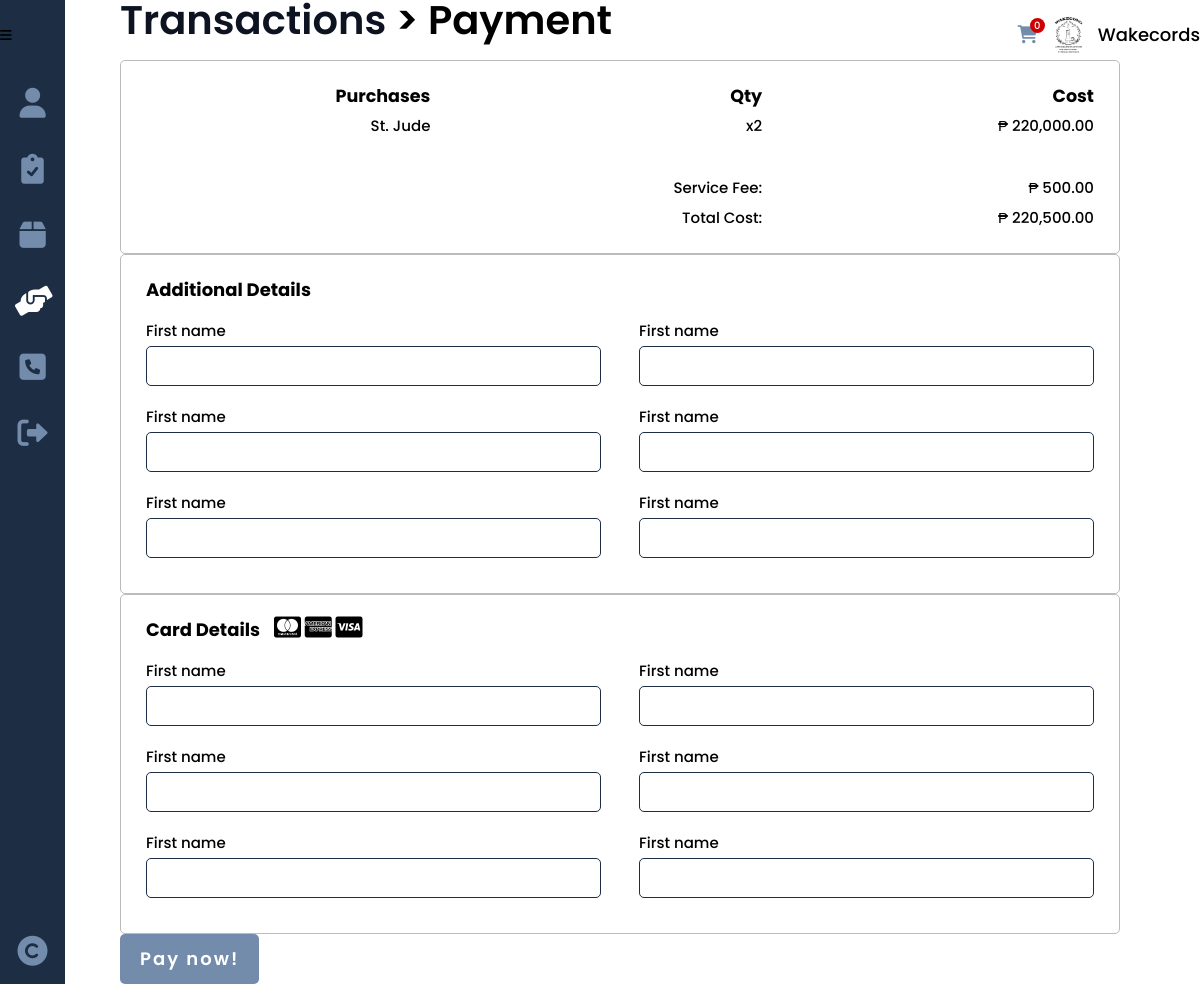
The app's page /payment.php (signed in), older data.
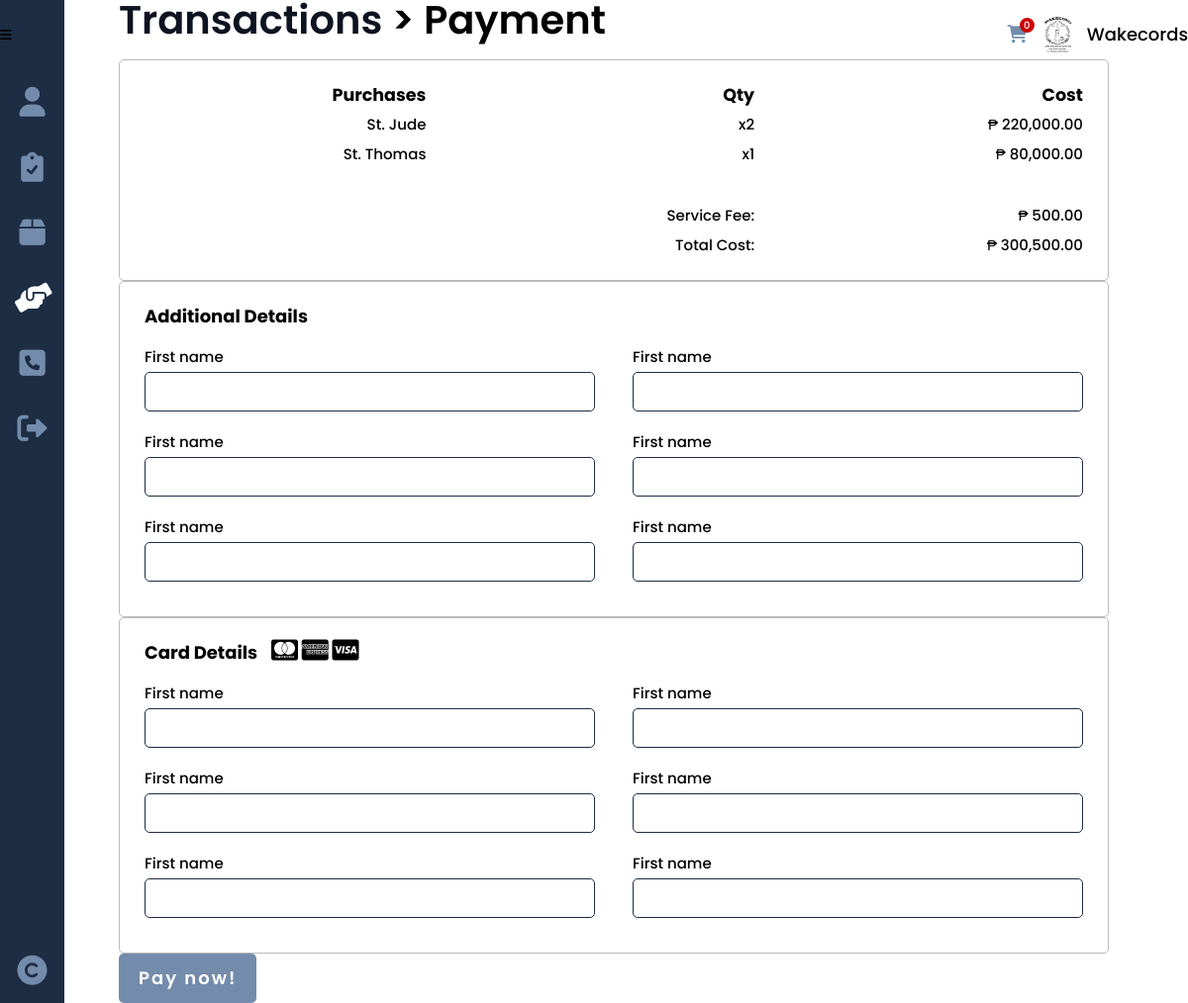
The same page, newer data.
### tables this page shows
CREATE TABLE `purchase` (
  `purchase_id` int(8) NOT NULL,
  `seeker_id` int(8) NOT NULL,
  `service_id` int(8) NOT NULL,
  `purchase_total` decimal(9,2) NOT NULL,
  `purchase_qty` int(2) NOT NULL,
  `purchase_date` date NOT NULL,
  `purchase_status` varchar(15) NOT NULL
);

CREATE TABLE `funeral` (
  `service_id` int(8) NOT NULL,
  `funeral_name` varchar(50) NOT NULL,
  `funeral_type` varchar(20) NOT NULL
);

### others/db.php (called while the page is built, shortened)
<?php
	class DB
	{
		static $hostname = "localhost";
		static $dbname = "wakecords";
		static $username  = "root";
		static $password = "";
		public static function query($sql, $params=array(), $transactType)
		{
			$rows = array();
			try
			{
				$db = new PDO("mysql:host=". self::$hostname ."; dbname=". self::$dbname,  self::$username,  self::$password);
				$db->setAttribute(PDO::ATTR_ERRMODE, PDO::ERRMODE_EXCEPTION);
				$cmd = $db->prepare($sql);
				$cmd->execute($params);
				if($transactType == "READ")
					$rows = $cmd->fetchAll();
				else
					$rows = $db->lastInsertId();
			}
			catch(PDOException $e)
			{
				echo $e->getMessage();
			}
			return $rows;
		}
	}

### others/functions.php (called while the page is built, shortened)
<?php
	require_once("others/db.php");
	function read($table, $attr, $data){
		if(count($attr) == 1){
			return DB::query("SELECT * FROM ".$table." WHERE ".$attr[0]."=?", array($data[0]), "READ");
		}
		else if(count($attr) == 2) {
			return DB::query("SELECT * FROM ".$table." WHERE ".$attr[0]."=? and ".$attr[1]."=?", array($data[0], $data[1]), "READ");
		}
		else if(count($attr) == 3) {
			return DB::query("SELECT * FROM ".$table." WHERE ".$attr[0]."=? and ".$attr[1]."=? and ".$attr[2]."=?", array($data[0], $data[1], $data[2]), "READ");
		}
	}
	function service_type($type, $service_id){
		switch($type){
			case "funeral":
				$result = read($type, ["service_id"], [$service_id]);
				break;
		}
		return $result[0];
	}

### payment.php (the view, shortened to what this page needs)
<?php
	include("others/functions.php");
	include("others/head.php");
	$single_payment = (isset($_GET['purchaseid'])) ? true:false;
?>
<body>
	<div class="container">
		<?php include("others/header.php"); ?>
		<div class="banner">
			<?php
			$this_page = "transact";
			include("others/sidebar.php"); ?>
			<section class="banner-con">
				<div class="wrapper">
					<div class="banner-div">
						<h2>
							<?php
								echo ($single_payment) ? "<a href='purchase.php'>Purchase</a>":"<a href='cart.php'>Transactions</a>";
							?>
						<span>> Payment</span></h2>
						<form action="post">
							<div class="banner-section card">
								<ul>
									<li><h3>Purchases</h3></li>
									<li><h3>Qty</h3></li>
									<li><h3>Cost</h3></li>
								</ul>
								<?php
									if($single_payment) $list = read("purchase", ["seeker_id", "purchase_id", "purchase_status"], [$_SESSION['seeker'], $_GET['purchaseid'], "to pay"]);
									else $list = read("purchase", ["seeker_id", "purchase_status"], [$_SESSION['seeker'], "to pay"]);
									if(count($list)>0){
										$total = 0;
										$service_fee = 500;
										foreach($list as $results){
											$service_ = read("services", ["service_id"], [$results['service_id']]);
											$service_ = $service_[0];
											$differ_ = service_type($service_['service_type'], $service_['service_id']);
											echo "
											<ul>
												<li>".$differ_[1]."</li>
												<li>x".$results['purchase_qty']."</li>
												<li>₱ ".number_format($results['purchase_total'],2,'.',',')."</li>
											</ul>
											";
											$total += $results['purchase_total'];
										}
										$total += $service_fee;
									}
								?>
								<div class='hr full-width'></div>
								<ul>
									<li></li>
									<li>Service Fee:</li>
									<li>₱ <?php echo number_format($service_fee,2,'.',','); ?></li>
								</ul>
								<ul>
									<li></li>
									<li>Total Cost:</li>
									<li>₱ <?php echo number_format($total,2,'.',','); ?></li>
								</ul>
							</div>
							<div class="banner-section details card">
								<h3>Additional Details</h3>
								<div class="details-con">
									<div>
										<label for="label-name">First name</label>
										<input type="text" name="" id="label-name" placeholder="">
									</div>
									<div>
										<label for="label-name">First name</label>
										<input type="text" name="" id="label-name" placeholder="">
									</div>
									<div>
										<label for="label-name">First name</label>
										<input type="text" name="" id="label-name" placeholder="">
									</div>
									<div>
										<label for="label-name">First name</label>
										<input type="text" name="" id="label-name" placeholder="">
									</div>
									<div>
										<label for="label-name">First name</label>
										<input type="text" name="" id="label-name" placeholder="">
									</div>
									<div>
										<label for="label-name">First name</label>
										<input type="text" name="" id="label-name" placeholder="">
									</div>
								</div>
							</div>
							<div class="banner-section details card">
								<h3>Card Details
									<ul>
										<li><i class="fa-brands fa-cc-mastercard"></i></li>
										<li><i class="fa-brands fa-cc-amex"></i></li>
										<li><i class="fa-brands fa-cc-visa"></i></li>
									</ul>
								</h3>
								<div class="details-con">
									<div>
										<label for="label-name">First name</label>
										<input type="text" name="" id="label-name" placeholder="">
									</div>
									<div>
										<label for="label-name">First name</label>
										<input type="text" name="" id="label-name" placeholder="">
									</div>
									<div>
										<label for="label-name">First name</label>
										<input type="text" name="" id="label-name" placeholder="">
									</div>
									<div>
										<label for="label-name">First name</label>
										<input type="text" name="" id="label-name" placeholder="">
									</div>
									<div>
										<label for="label-name">First name</label>
										<input type="text" name="" id="label-name" placeholder="">
									</div>
									<div>
										<label for="label-name">First name</label>
										<input type="text" name="" id="label-name" placeholder="">
									</div>
								</div>
							</div>
							<button class='btn'>Pay now!</button>
						</form>
					</div>
				</div>
			</section>
		</div>
	</div>
</body>
</html>

### others/head.php (shortened to what this page needs)
<!DOCTYPE html>
<html lang="en">
<head>
	<link href="https://cdnjs.cloudflare.com/ajax/libs/font-awesome/6.0.0/css/all.min.css" rel="stylesheet">
	<link rel="stylesheet" href="https://unpkg.com/open-props"/>
	<link rel="stylesheet" href="css/style.css">
</head>

### others/header.php
<div class="header">
	<button class="header-btn" data-menu-icon>
		<i class="fa-solid fa-bars"></i>
	</button>
	<picture>
		<?php
			if(isset($_SESSION['seeker'])){
		?>
			<div>
				<a href="cart.php">
					<i class="fa-solid fa-cart-shopping"></i>
					<?php
						echo "
						<span>".count(read('cart', ['seeker_id'], [$_SESSION['seeker']]))."</span>
						";
					?>
				</a>
			</div>
		<?php
			}
		?>
		<img class="header-logo" src="images/main-logo.png" alt="">
		<div>Wakecords</div>
	</picture>
</div>

### others/sidebar.php (shortened to what this page needs)
<ul class="sidebar " data-sidebar>
  <li class="sidebar-list">
    <a class="sidebar-link <?php echo ($this_page == 'profile')?'active':''; ?>" href="profile.php" title="Profile">
      <i class="fa-solid fa-user"></i>
    </a>
  </li>
  <li class="sidebar-list">
    <a class="sidebar-link <?php echo ($this_page == 'services')?'active':''; ?>" href="get_started.php" title="Services">
      <i class="fa-solid fa-clipboard-check"></i>
    </a>
  </li>
  <li class="sidebar-list">
    <a class="sidebar-link <?php echo ($this_page == 'feedback')?'active':''; ?>" href="feedback.php" title="Feedback">
      <i class="fas fa-box"></i>
    </a>
  </li>
  <li class="sidebar-list">
    <a class="sidebar-link <?php echo ($this_page == 'transact')?'active':''; ?>" href="cart.php" title="Transactions">
      <i class="fas fa-hands-helping"></i>
    </a>
  </li>
  <li class="sidebar-list">
    <a class="sidebar-link <?php echo ($this_page == 'contact')?'active':''; ?>" href="contact.php" title="Contact Us">
      <i class="fas fa-phone-square"></i>
    </a>
  </li>
  <li class="sidebar-list">
    <a class="sidebar-link" href="logout.php" title="Logout" onclick='return confirm("Are you sure you want to logout?");'>
      <i class="fa-solid fa-right-from-bracket"></i>
    </a>
  </li>
  <li class="sidebar-list">
    <a class="sidebar-link">
      <i class="fa-solid fa-copyright"></i>
    </a>
  </li>
</ul>

### css/style.css (style rules this page uses)
:root { --dark-blue:#0d1321; --light-blue:#1d2d44; --pale-blue:#3e5c76; --light-gray:#748cab; --peach:#f0ebd8; --header-height:70px; --red: hsl(0,100%,40%); --green: hsl(133, 75%, 30%); --blue: hsl(180, 75%, 40%); }
* { padding:0;margin:0;box-sizing:border-box;resize:none;outline:none;border:none;text-decoration:none;list-style:none; }
body { font:500 18px/30px Poppins,sans-serif; }
.wrapper { width:90%;margin:0 auto 0 120px;padding-bottom:var(--size-8); }
section, main { padding:100px 0;background:#fff; }
.hr { width:50%;height:2px;background:var(--light-gray);margin-bottom:40px; }
.hr.full-width { width:95%;background:var(--gray-5); }
h1,h2 { line-height:100%;margin-bottom:40px;position:relative; }
h2 { margin-bottom:20px; }
h3 { margin-bottom:10px;position:relative; }
h2 { font-size:40px;font-weight:600; }
h2 a { display:inline-block;position:relative;color:var(--dark-blue); }
h2 a:after { content:"";position:absolute;width:100%;transform:scaleX(0);height:2px;bottom:0;left:0;background-color:var(--light-blue);transform-origin:bottom right;transition:transform 0.25s ease-out; }
input, textarea, select { display:block;width:100%;height:50px;margin-bottom:15px;border-radius:5px;padding:0 15px;font:500 16px/30px Poppins,sans-serif;resize:none; }
.btn { display:inline-block;width:fit-content;background:var(--light-gray);color:#fff;text-align:center;text-decoration:none;letter-spacing:2px;margin-right:25px;font:600 18px/20px Poppins,sans-serif;padding:15px 20px;border-radius:5px; }
.card { background:var(--gray-5);width:auto;min-height:300px;padding:70px 40px;border-radius:5px;margin:0 25px; }
.header { display:flex;justify-content:space-between;box-shadow:var(--shadow-4);padding:var(--size-3);position:fixed;width:100%;height:var(--header-height);background:var(--gray-4);align-items:center;z-index:100; }
img.header-logo { width:40px;height:40px; }
button.header-btn { background:none; }
button.header-btn i { font-size:var(--size-7); }
.header picture { display:flex;justify-content:space-between;align-items:center;column-gap:10px; }
.header picture a { color:var(--light-gray);position:relative;display:block; }
.header picture a span { font-size:10px;position:absolute;top:-2px;right:-7px;background:hsl(0,100%,40%);color:#fff;width:15px;height:15px;border-radius:50%;display:flex;align-items:center;justify-content:center; }
.sidebar { min-width:65px;overflow:hidden;padding-top:var(--header-height);transition: min-width 100ms ease-out;position:fixed;background:var(--light-blue);height:100%;display:flex;flex-flow:column;z-index:99; }
.sidebar-list:last-child { margin-top:auto; }
.sidebar-link { display:flex;align-items:center;justify-content:center;margin:1em 0;color:var(--light-gray); }
.sidebar-link.active { color:#fff; }
.sidebar-link i { width:35px;font-size:30px;text-align:center; }
.banner-con { width:100%;padding:0; }
.banner-div { height:100%;padding-top:var(--size-11);position:relative; }
.banner-div h2 span { font-size:var(--size-5); }
.banner-div ul { display:flex;margin-bottom:var(--size-5);flex-wrap:wrap; }
.banner-section { padding:20px 25px;box-shadow:var(--shadow-4);background:#fff;border:1px solid #bbb;width:1000px;max-width:100%;margin:0 0 var(--size-6);min-height:0; }
.banner-section > ul { width:100%;justify-content:space-between;text-align:right;margin-bottom:0; }
.banner-section > ul:first-child { margin-bottom:var(--size-3); }
.banner-section > ul li { width:30%;font-size:15px; }
.banner-section > ul li h3 { margin:0; }
.banner-section .hr.full-width { margin:10px 0 20px;width:100%; }
.details h3 { font-size:18px; }
.details h3 ul { display:inline-block;margin:0 0 0 10px; }
.details h3 ul li { display:inline-block; }
.details h3 ul li i { font-size:24px; }
.details-con { display:flex;justify-content:space-between;flex-wrap:wrap;position:relative;padding-bottom:var(--size-3); }
.details-con div { width:48%; }
.details-con div label { font-size:15px; }
.details-con div input { border:1px solid var(--light-blue);height:40px;padding:0 10px; }

Row changes from the older to the newer data that the page shows:
added purchase: funeral.funeral_name "St. Thomas", purchase_qty "1", purchase_total "80,000.00"
Text that changed along with them:
$total: "220,500.00" → "300,500.00"
